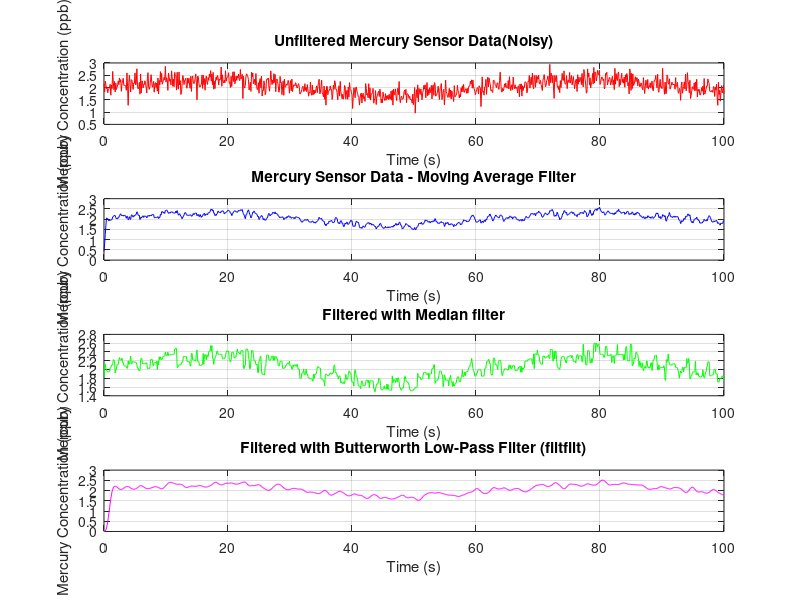

MATLAB code for this plot:
clc;
clear;
close all;
%1.Simulate Lead sensor data    
fs=10;
t=0:1/fs:100;
true_mercury=2+0.3*sin(0.1*t)+0.1*randn(size(t));
%Add random sensor noise(simulating measurement error)  
noise=0.2*randn(size(t));
mercury_noisy=true_mercury+noise;
%2.Moving Average Filter
window_size=5; %Number of samples in windows
b=(1/window_size)*ones(1,window_size);
a=1;
mercury_moving_avg=filter(b,a,mercury_noisy);
%3.Median Filter
windowSize_med=5;
mercury_median=medfilt1(mercury_noisy,windowSize_med);
%4.Butterworth Low-pass Filter
cutoff_freq=0.1; %Normalized cutoff frequency
[b_butter,a_butter]=butter(4,cutoff_freq);
mercury_butter=filter(b_butter,a_butter,mercury_noisy);
%5.Plot results
figure('Name','Mercury Sensor Data Filtering','NumberTitle','off');
subplot(4,1,1);
plot(t,mercury_noisy,'r');
title('Unfiltered Mercury Sensor Data(Noisy)');
xlabel('Time (s)');
ylabel('Mercury Concentration (ppb)');
grid on;    
subplot(4,1,2);
plot(t,mercury_moving_avg,'b');
title('Mercury Sensor Data - Moving Average Filter');
xlabel('Time (s)');
ylabel('Mercury Concentration (ppb)');
grid on;
subplot(4,1,3);
plot(t,mercury_median,'g');
title('Filtered with Median filter');
xlabel('Time (s)');
ylabel('Mercury Concentration (ppb)');
grid on;
subplot(4,1,4);
plot(t,mercury_butter,'m');
title('Filtered with Butterworth Low-Pass Filter (filtfilt)');
xlabel('Time (s)');
ylabel('Mercury Concentration (ppb)');
grid on;